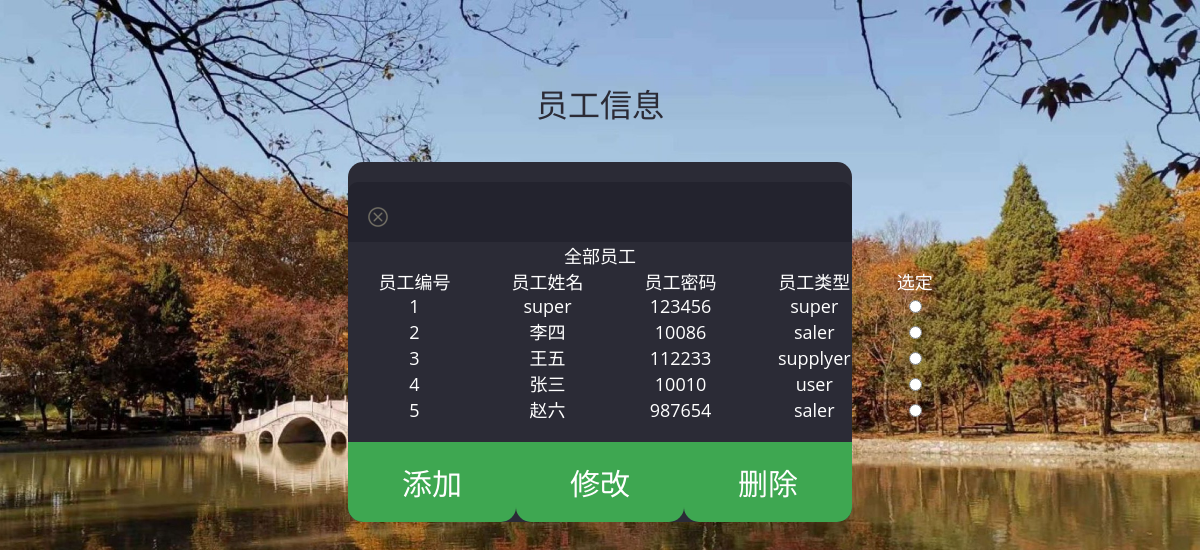
/super/employee (signed in), run on the app's committed database.
### tables this page shows
CREATE TABLE Employee (
  employee_id INT PRIMARY KEY,
  employee_name VARCHAR(50),
  employee_password VARCHAR(50),
  employee_type VARCHAR(50)
);

### MIS.py (the view, shortened to what this page needs)
@app.route('/super/employee', methods=['GET', 'POST'])
def super_employee():
    if not is_vaild('super'):
        flash('无权限, 请登录!', 'error')
        return redirect(url_for('index'))
    error = None
    conn = conn_db()
    cur = conn.cursor()
    employees = cur.execute("select employee_id, employee_name, employee_password, employee_type from Employee")
    print(employees)
    return render_template('super_employee.html', error=error, employees=employees)  # 将员工信息传递给模板

### MIS.py (called while the page is built)
def conn_db():
    try:
        return sqlite3.connect(DATABASE)
    except Exception as e:
        print(e)

@app.before_request
def before_request():
    g.db = conn_db()

@app.teardown_request
def teardown_request(exception):
    if exception:
        logging.exception('An exception occurred during the request: %s', exception)
    if hasattr(g, 'db'):
        g.db.close()

def user_online():
    if 'user_id' in session:
        return True
    else:
        return False

def is_vaild(type):
    if user_online() and session['type'] == type:
        return True

### templates/super_employee.html (shortened to what this page needs)
<!DOCTYPE html>
<html>
<head>
<link href="../static/css/style.css" rel='stylesheet' type='text/css' />
<link href='fonts.useso.com/css?family=PT+Sans:400,700,400italic,700italic|Oswald:400,300,700' rel='stylesheet' type='text/css'>
<link href='fonts.useso.com/css?family=Exo+2' rel='stylesheet' type='text/css'>
</head>
{% block content %}
<body>
 <h1>员工信息</h1>
<div class="show-form">
	<div class="close" onclick="goback();"></div>
		<div class="head-info">
			<label class="lbl-1"> </label>
			<label class="lbl-2"> </label>
			<label class="lbl-3"> </label>
		</div>
    <form action="" method="post">
        <table width="600" border="1" align="center">
            <h4 align="center">全部员工</h4>
            <tr>
                <th align="center">员工编号</th>
                <th align="center">员工姓名</th>
                <th align="center">员工密码</th>
                <th align="center">员工类型</th>
                <th align="center">选定</th>
            </tr>
            {% for employee in employees %}
            <tr>
                <th>{{employee[0]}}</th>
                <th>{{employee[1]}}</th>
                <th>{{employee[2]}}</th>
                <th>{{employee[3]}}</th>
                <th align="center"><input type="radio" name="checkbox" value={{ employee[0] }}></th>
            </tr>
            {% endfor %}
        </table>
        <div class=actions align = "center" >
	        <input align="left" type=submit name="add" value="添加" >
            <input align="center" type="submit" name="modify" value="修改">
            <input align="right" type="submit" name="delete" value="删除">
	    </div>
    </form>
    </div>
</body>
{% endblock %}
</html>

### static/css/style.css (style rules this page uses)
html,body,div,span,applet,object,iframe,h1,h2,h3,h4,h5,h6,p,blockquote,pre,a,abbr,acronym,address,big,cite,code,del,dfn,em,img,ins,kbd,q,s,samp,small,strike,strong,sub,sup,tt,var,b,u,i,dl,dt,dd,ol,nav ul,nav li,fieldset,form,label,legend,table,caption,tbody,tfoot,thead,tr,th,td,article,aside,canvas,details,embed,figure,figcaption,footer,header,hgroup,menu,nav,output,ruby,section,summary,time,mark,audio,video { margin:0;padding:0;border:0;font-size:100%;font:inherit;vertical-align:baseline; }
table { border-collapse:collapse;border-spacing:0; }
body { background: url(../images/bg1.jpg) no-repeat 0px 0px; font-family: 'Open Sans', sans-serif; background-size:cover; -webkit-background-size:cover; -moz-background-size:cover; -o-background-size:cover; }
body a,form li,input[type="submit"],input[type="text"],.sixth-login input[type="submit"],.third-login input[type="submit"] { transition: 0.1s all; -webkit-transition: 0.1s all; -moz-transition: 0.1s all; -o-transition: 0.1s all; }
.close { background: url('../images/close.png') no-repeat 0px 0px; cursor: pointer; width: 20px; height: 20px; position: relative; left: 20px; top: 2.5em; -webkit-transition: color 0.2s ease-in-out; -moz-transition: color 0.2s ease-in-out; -o-transition: color 0.2s ease-in-out; transition: color 0.2s ease-in-out; }
h1 { font-family: 'Exo 2', sans-serif; text-align: center; padding-top: 80px; font-weight: 400; color: #2B2B36; font-size: 2em; }
.actions { display: flex; justify-content: space-between; align-items: center; margin-top: 20px; }
table { margin: 0 auto; }
.show-form { background: #2b2b36; position: relative; width: 42%; margin: 3% auto 0 auto; text-align: center; border-radius: 15px; -webkit-border-radius: 15px; -moz-border-radius: 15px; -o-border-radius: 15px; font-size: 18px; color: #FFFFFF; }
.head-info { padding: 5px 0; text-align: center; font-weight: 600; font-size: 2em; color: #fff; background: #23232e; height: 50px; border-top-left-radius: 10px; -webkit-border-top-left-radius: 10px; -moz-border-top-left-radius: 10px; -o-border-top-left-radius: 10px; border-top-right-radius: 10px; -webkit-border-top-right-radius: 10px; -moz-border-top-right-radius: 10px; -o-border-top-right-radius: 10p }
input[type="submit"] { font-size: 30px; color: #fff; outline: none; border: none; background: #3ea751; width: 100%; padding: 18px 0; border-bottom-left-radius: 15px; -webkit-border-bottom-left-radius: 15px; -moz-border-bottom-left-radius: 15px; -o-border-bottom-left-radius: 15px; border-bottom-right-radius: 15px; -webkit-border-bottom-right-radius: 15px; -moz-border-bottom-right-radius: 15px; -o-border-bottom-right-radius: 15px; cursor: pointer; }
label.lbl-1 { width: 20px; height: 20px; display: block; float: right; border-radius: 50%; margin: 16px 10px 0px 0px; }
label.lbl-2 { width: 20px; height: 20px; display: block; float: right; border-radius: 50%; margin: 16px 10px 0px 0px; }
label.lbl-3 { width: 20px; height: 20px; display: block; float: right; border-radius: 50%; margin: 16px 10px 0px 0px; }

### data on the page
Employee: employee_id "1", employee_name "super", employee_password "123456", employee_type "super"
Employee: employee_id "2", employee_name "李四", employee_password "10086", employee_type "saler"
Employee: employee_id "3", employee_name "王五", employee_password "112233", employee_type "supplyer"
Employee: employee_id "4", employee_name "张三", employee_password "10010", employee_type "user"
Employee: employee_id "5", employee_name "赵六", employee_password "987654", employee_type "saler"
